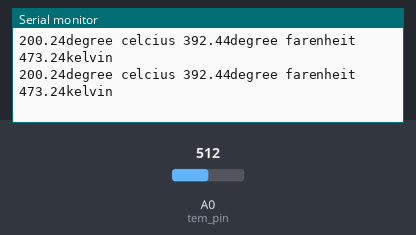
The sketch below on a simulated Arduino Uno, built with avr-gcc and run on an emulated ATmega328P. On the bench: the last lines printed to the serial monitor. Inputs (shaded band) come from the test bench; at power-on: A0 (tem_pin) = 512.

Above: at 1.8 s.
1.9 s: A0 (tem_pin) set to 716
At 2.8 s:
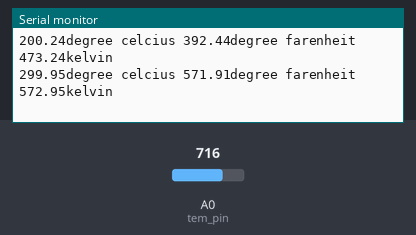
3.4 s: A0 (tem_pin) set to 900
At 4.7 s:
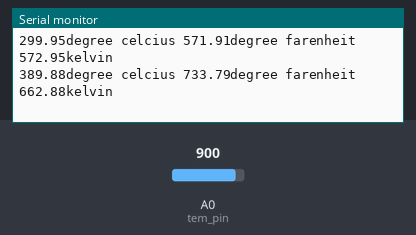
Timing chart, 0 to 6.4 s (numbered marks = the images above; inputs shaded):
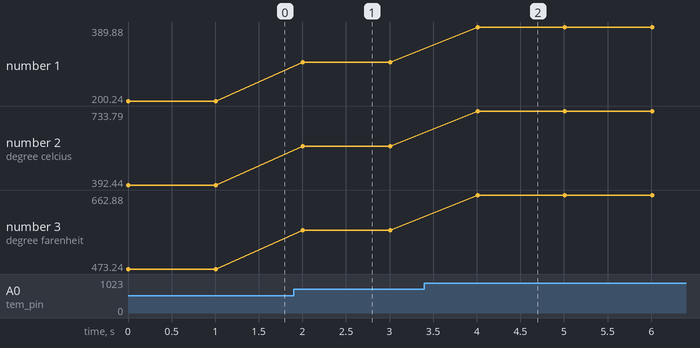

Measured:
- after the input at 1.9 s, the serial monitor: prints a new line after 0.11 s (image 1)
- after the input at 3.4 s, the serial monitor: prints a new line after 0.61 s (image 2)
- plotted number 1: 200.24 → 299.95 after the input at 1.9 s, 299.95 → 389.88 after the input at 3.4 s
- plotted number 2: 392.44 → 571.91 after the input at 1.9 s, 571.91 → 733.79 after the input at 3.4 s
- plotted number 3: 473.24 → 572.95 after the input at 1.9 s, 572.95 → 662.88 after the input at 3.4 s

The sketch:

temp_sensor.ino
```cpp
const int tem_pin= A0;
void setup()
{
  Serial.begin(9600);
  pinMode(tem_pin,INPUT);
}

void loop()
{
  float sensor_value=analogRead(tem_pin);
  float voltage=sensor_value*5.0/1023;
  float celcius=voltage*100.0-50.0;
  float farenheit=((180.0/100.0)*celcius)+32;
  float kelvin = celcius+273;
  Serial.print(celcius);
  Serial.print("degree celcius ");
  Serial.print(farenheit);
  Serial.print("degree farenheit ");
  Serial.print(kelvin);
  Serial.print("kelvin ");
  delay(1000);
  Serial.println();
}
```
